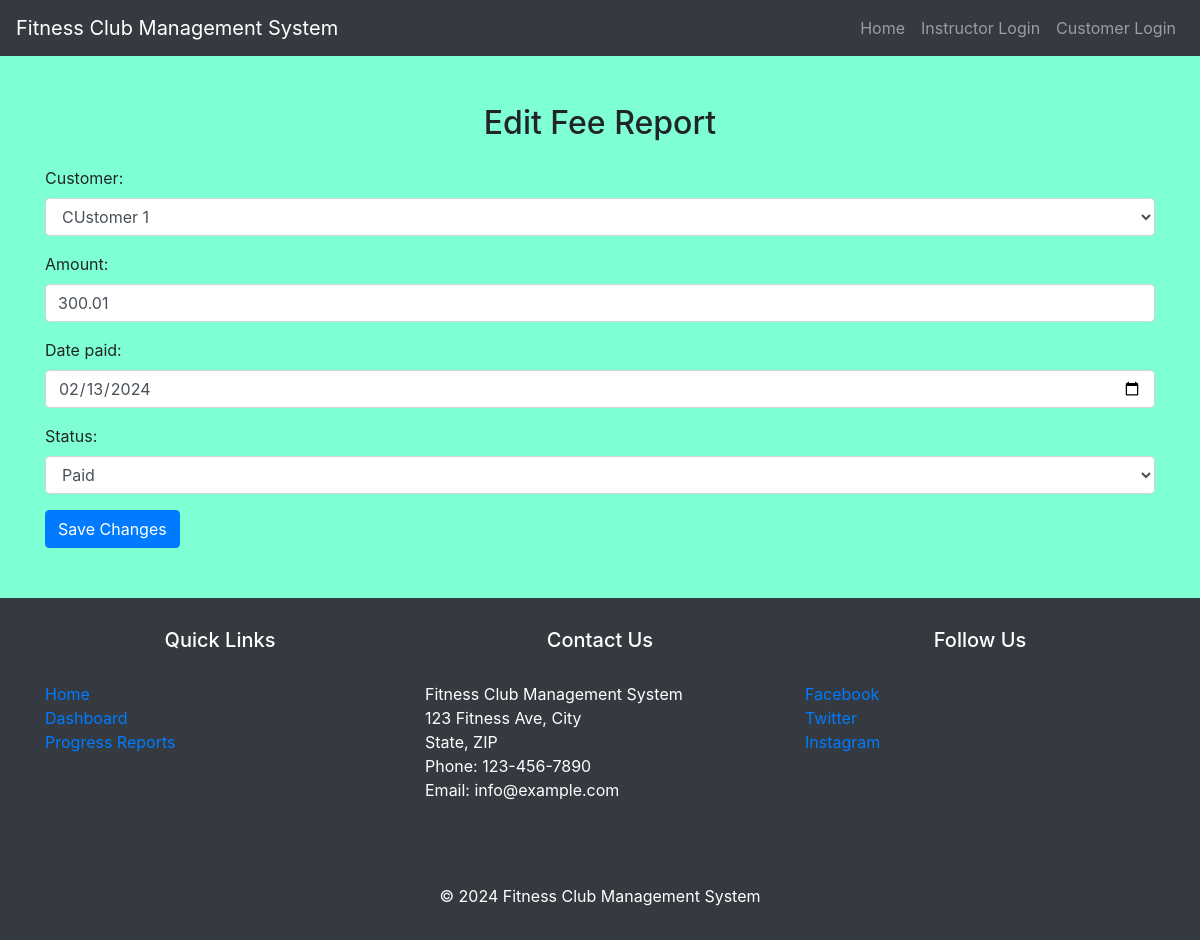
The page /edit-fee-report/1/ on the database its author committed.
### myapp/models.py (models this page shows, shortened)
class Customer(models.Model):
    customer_id = models.AutoField(primary_key=True)
    username = models.CharField(max_length=150, unique=True)
    email = models.EmailField(max_length=150, unique=True, default='example@example.com')
    password = models.CharField(max_length=128)
    name = models.CharField(max_length=100)
    age = models.IntegerField()
    GENDER_CHOICES = [
        ('M', 'Male'),
        ('F', 'Female'),
        ('O', 'Other')
    ]
    gender = models.CharField(max_length=1, choices=GENDER_CHOICES)
    height = models.FloatField()
    weight = models.FloatField()
    waist_measurement = models.FloatField()
    BMI = models.FloatField()
    goal = models.CharField(max_length=100)
    workout_plan = models.ForeignKey(WorkoutPlan, on_delete=models.SET_NULL, null=True)
    registration_date = models.DateField(auto_now_add=True)
    def __str__(self):
        return self.name

class FeeReport(models.Model):
    fee_report_id = models.AutoField(primary_key=True)
    customer = models.ForeignKey('Customer', on_delete=models.CASCADE)
    amount = models.DecimalField(max_digits=10, decimal_places=2, validators=[MinValueValidator(0)])
    date_paid = models.DateField()
    STATUS_CHOICES = [
        ('paid', 'Paid'),
        ('unpaid', 'Unpaid')
    ]
    status = models.CharField(max_length=10, choices=STATUS_CHOICES)

### myapp/views.py (the view)
# urls.py: path('edit-fee-report/<int:fee_report_id>/', views.edit_fee_report, name='edit_fee_report'),
def edit_fee_report(request, fee_report_id):
    fee_report = get_object_or_404(FeeReport, pk=fee_report_id)
    if request.method == 'POST':
        form = FeeReportForm(request.POST, instance=fee_report)
        if form.is_valid():
            form.save()
            return redirect('fee_report_list')
    else:
        form = FeeReportForm(instance=fee_report)
    return render(request, 'edit_fee_report.html', {'form': form})

### myapp/forms.py
class FeeReportForm(forms.ModelForm):
    class Meta:
        model = FeeReport
        fields = ['customer', 'amount', 'date_paid', 'status']
        widgets = {
            'date_paid': forms.DateInput(attrs={'type': 'date', 'class': 'form-control'}),
            'customer': forms.Select(attrs={'class': 'form-control'}),
            'amount': forms.NumberInput(attrs={'class': 'form-control'}),
            'status': forms.Select(attrs={'class': 'form-control'}),
        }

### myapp/templates/edit_fee_report.html (shortened to what this page needs)
{% extends 'base.html' %}
{% block content %}
    <div class="container mt-5">
        <h2 class="mb-4">Edit Fee Report</h2>
        <form method="post" class="needs-validation" novalidate>
            <div class="mb-3">
                {{ form.as_p }}
            </div>
            <button type="submit" class="btn btn-primary">Save Changes</button>
        </form>
    </div>
{% endblock %}

### rows shown on the page
Customer: customer "CUstomer 1"
FeeReport: amount "300.01", date_paid "02/13/2024", status "Paid"
